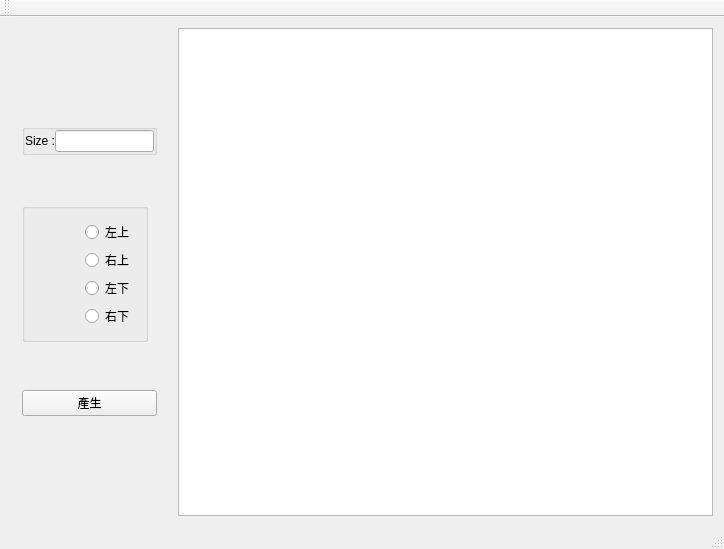
<?xml version="1.0" encoding="UTF-8"?>
<ui version="4.0">
 <class>Magic_Squres</class>
 <widget class="QMainWindow" name="Magic_Squres">
  <property name="geometry">
   <rect>
    <x>0</x>
    <y>0</y>
    <width>724</width>
    <height>549</height>
   </rect>
  </property>
  <property name="windowTitle">
   <string>Magic_Squres</string>
  </property>
  <widget class="QWidget" name="centralWidget">
   <layout class="QHBoxLayout" name="horizontalLayout_4">
    <property name="sizeConstraint">
     <enum>QLayout::SetDefaultConstraint</enum>
    </property>
    <item>
     <layout class="QHBoxLayout" name="horizontalLayout_5">
      <property name="spacing">
       <number>10</number>
      </property>
      <property name="sizeConstraint">
       <enum>QLayout::SetFixedSize</enum>
      </property>
      <item>
       <widget class="QFrame" name="verticalFrame">
        <property name="sizePolicy">
         <sizepolicy hsizetype="Fixed" vsizetype="Fixed">
          <horstretch>0</horstretch>
          <verstretch>0</verstretch>
         </sizepolicy>
        </property>
        <property name="minimumSize">
         <size>
          <width>157</width>
          <height>275</height>
         </size>
        </property>
        <property name="maximumSize">
         <size>
          <width>157</width>
          <height>349</height>
         </size>
        </property>
        <property name="contextMenuPolicy">
         <enum>Qt::NoContextMenu</enum>
        </property>
        <layout class="QVBoxLayout" name="verticalLayout_6">
         <property name="spacing">
          <number>32</number>
         </property>
         <property name="sizeConstraint">
          <enum>QLayout::SetMinimumSize</enum>
         </property>
         <item>
          <widget class="QGroupBox" name="horizontalGroupBox_2">
           <property name="sizePolicy">
            <sizepolicy hsizetype="Fixed" vsizetype="Fixed">
             <horstretch>0</horstretch>
             <verstretch>0</verstretch>
            </sizepolicy>
           </property>
           <property name="contextMenuPolicy">
            <enum>Qt::ActionsContextMenu</enum>
           </property>
           <property name="alignment">
            <set>Qt::AlignBottom|Qt::AlignLeading|Qt::AlignLeft</set>
           </property>
           <property name="flat">
            <bool>false</bool>
           </property>
           <property name="checkable">
            <bool>false</bool>
           </property>
           <layout class="QHBoxLayout" name="horizontalLayout_3" stretch="0,0">
            <property name="spacing">
             <number>0</number>
            </property>
            <property name="sizeConstraint">
             <enum>QLayout::SetMinimumSize</enum>
            </property>
            <property name="leftMargin">
             <number>0</number>
            </property>
            <property name="topMargin">
             <number>0</number>
            </property>
            <property name="rightMargin">
             <number>0</number>
            </property>
            <property name="bottomMargin">
             <number>0</number>
            </property>
            <item>
             <widget class="QLabel" name="label">
              <property name="contextMenuPolicy">
               <enum>Qt::DefaultContextMenu</enum>
              </property>
              <property name="text">
               <string>Size :</string>
              </property>
             </widget>
            </item>
            <item>
             <widget class="QLineEdit" name="Square">
              <property name="maximumSize">
               <size>
                <width>120</width>
                <height>16777215</height>
               </size>
              </property>
             </widget>
            </item>
           </layout>
          </widget>
         </item>
         <item>
          <widget class="QGroupBox" name="verticalGroupBox_2">
           <property name="sizePolicy">
            <sizepolicy hsizetype="Fixed" vsizetype="Fixed">
             <horstretch>0</horstretch>
             <verstretch>0</verstretch>
            </sizepolicy>
           </property>
           <property name="flat">
            <bool>false</bool>
           </property>
           <layout class="QVBoxLayout" name="verticalLayout_3">
            <property name="spacing">
             <number>4</number>
            </property>
            <property name="sizeConstraint">
             <enum>QLayout::SetFixedSize</enum>
            </property>
            <property name="leftMargin">
             <number>60</number>
            </property>
            <item>
             <widget class="QRadioButton" name="Left_To_Up">
              <property name="text">
               <string>左上</string>
              </property>
             </widget>
            </item>
            <item>
             <widget class="QRadioButton" name="Right_To_Up">
              <property name="text">
               <string>右上</string>
              </property>
             </widget>
            </item>
            <item>
             <widget class="QRadioButton" name="Left_To_Down">
              <property name="text">
               <string>左下</string>
              </property>
             </widget>
            </item>
            <item>
             <widget class="QRadioButton" name="Right_To_Down">
              <property name="text">
               <string>右下</string>
              </property>
             </widget>
            </item>
           </layout>
          </widget>
         </item>
         <item>
          <widget class="QPushButton" name="Generation">
           <property name="toolTipDuration">
            <number>-1</number>
           </property>
           <property name="text">
            <string>產生</string>
           </property>
           <property name="autoDefault">
            <bool>false</bool>
           </property>
           <property name="default">
            <bool>false</bool>
           </property>
           <property name="flat">
            <bool>false</bool>
           </property>
          </widget>
         </item>
        </layout>
       </widget>
      </item>
      <item>
       <widget class="QTableView" name="tableView"/>
      </item>
     </layout>
    </item>
   </layout>
  </widget>
  <widget class="QMenuBar" name="menuBar">
   <property name="geometry">
    <rect>
     <x>0</x>
     <y>0</y>
     <width>724</width>
     <height>25</height>
    </rect>
   </property>
  </widget>
  <widget class="QToolBar" name="mainToolBar">
   <attribute name="toolBarArea">
    <enum>TopToolBarArea</enum>
   </attribute>
   <attribute name="toolBarBreak">
    <bool>false</bool>
   </attribute>
  </widget>
  <widget class="QStatusBar" name="statusBar"/>
 </widget>
 <layoutdefault spacing="6" margin="11"/>
 <resources/>
 <connections/>
</ui>
